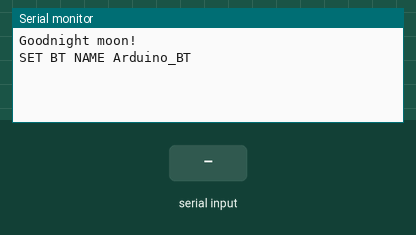
This sketch was run on a simulated Arduino Uno, built with avr-gcc and run on an emulated ATmega328P. Parts: the last lines printed to the serial monitor. Inputs (shaded band) come from the test bench.

Above: at 1.2 s.
1.3 s: "1" received over the second serial link
At 1.6 s:
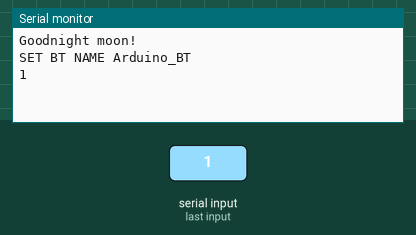
2.8 s: "0" received over the second serial link
At 4.0 s:
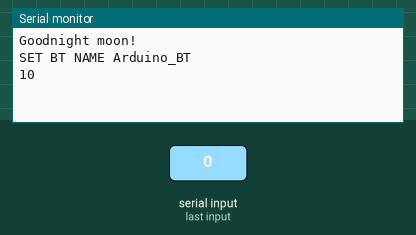

Measured:
- after the input at 1.3 s, the serial monitor: prints a new line at once (image 1)
- after the input at 2.8 s, the serial monitor: prints a new line at once (image 2)

The sketch:

bluetooth.ino
```cpp
#include <SoftwareSerial.h>

SoftwareSerial mySerial(10,11);


void setup() {
  // put your setup code here, to run once:
  Serial.begin(9600);
  while(!Serial){
    ;
  }

  Serial.println("Goodnight moon!");
  Serial.println("SET BT NAME Arduino_BT");
  mySerial.begin(4800);
  mySerial.println("Hello,world?");

}

void loop() {
  // put your main code here, to run repeatedly:
  if(mySerial.available()){
    Serial.write(mySerial.read());
  }
  if(Serial.available()){
    mySerial.write(Serial.read());

  }
}
```
